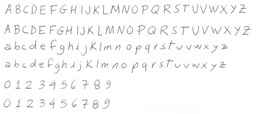
#> input picture letraforma.jpg, 256 x 114 px, shrunk from 1618 x 720 before the run
$ python Afinamento.py
#> lines starting #> are read from the running program, lines starting #| are printed output that depends on the picture; after the words box and inside, x2 and y2 are one past the last pixel; in counts of white or black regions, pixels touching at a corner belong together
#> further down, img is the input picture: shape (114, 256, 3); mean B, G, R 248.4, 247.7, 246.9
import cv2
import numpy as np

def conectividade(img,pts):
    #transições  de branco para preto, nos pixels que circundam o pixel central precisa ser 1
    cont=0
    for j in range(1,8,1):
        if(img[pts[j][0]][pts[j][1]]>127 and img[pts[j+1][0]][pts[j+1][1]]<127):
            cont+=1

    if(img[pts[8][0]][pts[8][1]]>127 and img[pts[1][0]][pts[1][1]]<127):
        cont+=1
    if(cont == 1):
        return True
    return False


def PixelsPretos(img,pts):
    #numeros de pixels pretos vizinhos >=2 <=6
    cont=0
    for p in range(1,9,1):
        if(img[pts[p][0]][pts[p][1]]<127):
            cont+=1
    if(cont>=2 and cont<=6):
        return True
    return False

def BrancoCima(img,pts):
    #Ao  menos  um  dos  I(i,j+1),  I(i-1,j)  e  I(i,  j-1)  são  fundo
    if(img[pts[1][0]][pts[1][1]]>127 or img[pts[3][0]][pts[3][1]]>127 or img[pts[7][0]][pts[7][1]]>127):
        return True
    return False

def BrancoEsquerda(img,pts):
    #Ao  menos  um  dos  I(i-1,j),  I(i+1,j)  e  I(i,  j-1)  são  fundo
    if(img[pts[1][0]][pts[1][1]]>127 or img[pts[5][0]][pts[5][1]]>127 or img[pts[7][0]][pts[7][1]]>127):
        return True
    return False

def BrancoDireita(img,pts):
    #Ao  menos  um  dos  I(i-1,j),  I(i,j+1)  e  I(i+1,  j)  são  fundo
    if(img[pts[1][0]][pts[1][1]] >127 or img[pts[3][0]][pts[3][1]]>127 or img[pts[5][0]][pts[5][1]]>127):
        return True
    return False


def BrancoInferior(img,pts):
    #Ao  menos  um  dos  I(i,j+1),  I(i+1,j)  e  I(i,  j-1)  são  fundo
    if(img[pts[7][0]][pts[7][1]]>127 or img[pts[5][0]][pts[5][1]]>127 or img[pts[3][0]][pts[3][1]]>127):
        return True
    return False

def PB(img):
    # retorna imagem preto e branco passando uma imagem colorida por parametro
    img = cv2.cvtColor(img,cv2.COLOR_BGR2GRAY)
#> img: shape (114, 256)
    lin, col = img.shape
#> lin = 114; col = 256
    img2 = np.zeros((lin,col,1), dtype=np.uint8)
    for i in range(lin):
        for j in range(col):
            if img[i][j] < 200:
                img2[i][j] = 0
            else:
                img2[i][j] = 255
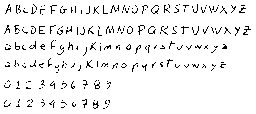
#> img2: shape (114, 256, 1); 94.4% white; black in thin lines or dots, all inside (x1, y1, x2, y2) = (4, 4, 251, 109)

    return img2

def afinador(img):
    linha,coluna,_ = img.shape
#> linha = 114; coluna = 256
    cont=1
    flag = True
    while(cont>0):
        cont=0
        excluidos=[]
        for i in range(1,linha-1,1):
            for j in range(1,coluna-1,1):
                pts = np.zeros((9,2),dtype=int)
                pts[0][0]=i
                pts[0][1]=j
                pts[1][0]=i-1
                pts[1][1]=j
                pts[2][0]=i-1
                pts[2][1]=j+1
                pts[3][0]=i
                pts[3][1]=j+1
                pts[4][0]=i+1
                pts[4][1]=j+1
                pts[5][0]=i+1
                pts[5][1]=j
                pts[6][0]=i+1
                pts[6][1]=j-1
                pts[7][0]=i
                pts[7][1]=j-1
                pts[8][0]=i-1
                pts[8][1]=j-1
                if(img[i][j]<127):
                    if(conectividade(img,pts) and PixelsPretos(img,pts)):
                        if(flag):
                            if(BrancoCima(img,pts) and BrancoEsquerda(img,pts)):
                                excluidos.append([i,j])
                                cont+=1
                        else:
                            if(BrancoInferior(img,pts) and BrancoDireita(img,pts)):
                                excluidos.append([i,j])
                                cont+=1
        for i in range(len(excluidos)):
            img[excluidos[i][0]][excluidos[i][1]]=255
            flag = not flag
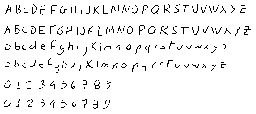
#> img: shape (114, 256, 1); 95% white; black in thin lines or dots, all inside (x1, y1, x2, y2) = (4, 4, 251, 109)
    return img


img= cv2.imread("letraforma.jpg")
imgPreta=PB(img)
cv2.imshow("preta",imgPreta)
cv2.imshow("afinador",afinador(imgPreta))

cv2.waitKey(0)

$ run again, with 012.jpg copied over letraforma.jpg
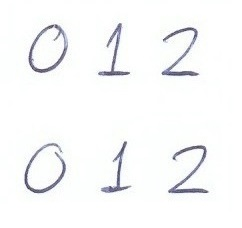
#> input picture 012.jpg, 242 x 228 px
#> img is the input picture: shape (228, 242, 3); mean B, G, R 249, 248.5, 247.9
#> after the loop in PB, `for i in range(lin):`:
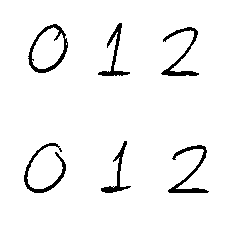
#> img2: shape (228, 242, 1); 95.7% white; 6 black regions, box (x1, y1, x2, y2) and area: (28, 24, 68, 73) 450, (168, 145, 209, 193) 446, (24, 143, 66, 193) 421, (161, 27, 199, 76) 420, (98, 23, 130, 76) 346, (101, 141, 131, 193) 302
#> after the loop in afinador, `while(cont>0):`:
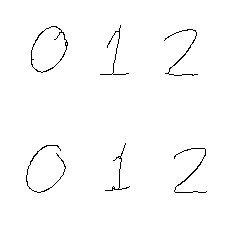
#> img: shape (228, 242, 1); 98.6% white; black in thin lines or dots, all inside (x1, y1, x2, y2) = (26, 25, 207, 193)

$ run again, with ABC-Pequeno.jpg copied over letraforma.jpg
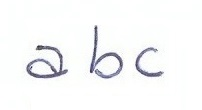
#> input picture ABC-Pequeno.jpg, 202 x 110 px
#> img is the input picture: shape (110, 202, 3); mean B, G, R 248.1, 247.5, 246.8
#> after the loop in PB, `for i in range(lin):`:
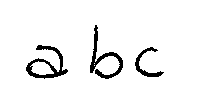
#> img2: shape (110, 202, 1); 95.1% white; 3 black regions, box (x1, y1, x2, y2) and area: (26, 45, 68, 79) 436, (90, 25, 123, 79) 425, (135, 47, 164, 77) 219
#> after the loop in afinador, `while(cont>0):`:
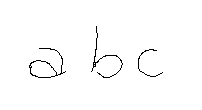
#> img: shape (110, 202, 1); 98.6% white; black in thin lines or dots, all inside (x1, y1, x2, y2) = (29, 26, 163, 78)

$ run again, with ABC.jpg copied over letraforma.jpg
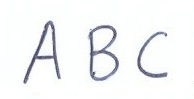
#> input picture ABC.jpg, 194 x 99 px
#> img is the input picture: shape (99, 194, 3); mean B, G, R 245.8, 244.8, 243.5
#> after the loop in PB, `for i in range(lin):`:
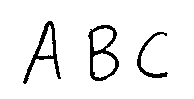
#> img2: shape (99, 194, 1); 93.1% white; 3 black regions, box (x1, y1, x2, y2) and area: (88, 25, 119, 81) 539, (23, 21, 61, 84) 502, (137, 32, 168, 78) 276
#> after the loop in afinador, `while(cont>0):`:
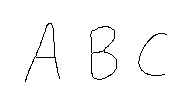
#> img: shape (99, 194, 1); 98% white; black in thin lines or dots, all inside (x1, y1, x2, y2) = (25, 23, 167, 82)
